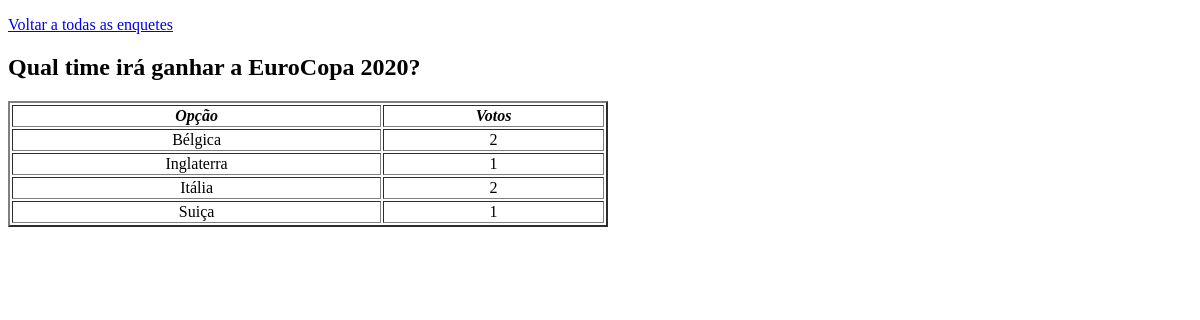
/polls/result/1/, run on an earlier commit of the app's database.
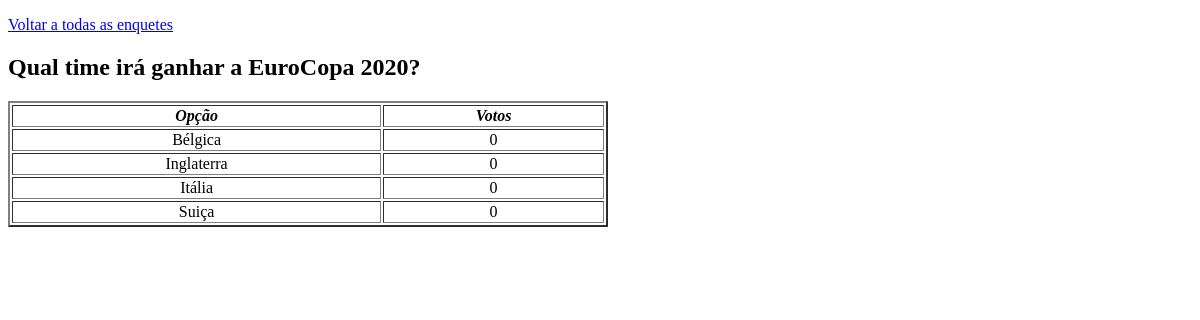
And on a later commit of the database.
### polls/models.py (models this page shows, shortened)
class Choice(models.Model):
    question = models.ForeignKey(Question,on_delete=models.CASCADE)
    choice_text = models.CharField(max_length=200)
    votes = models.IntegerField(default=0)
    class Meta:
        ordering = ['choice_text']
        verbose_name = 'Opção'
        verbose_name_plural = 'Opções'

### polls/views.py (the view)
# urls.py: path('result/<int:question_id>/',views.result,name='result'),
def result(request, question_id):
    question = get_object_or_404(Question,pk=question_id)
    return render(request,'polls/result.html',{'question': question})

### polls/templates/polls/result.html (shortened to what this page needs)
<!DOCTYPE html>
<html>
    <head>
    </head>
    <body>
        <p> <a href="{% url 'polls:index' %}"> Voltar a todas as enquetes </a></p>
        <h2> {{ question.question_text }}</h2>
            <table border="2">
                <tr>
                    <th> Opção </th>
                    <th> Votos </th>
                </tr>
                {% for choice in question.choice_set.all %}
                <tr>
                    <td> {{choice.choice_text}} </td>
                    <td> {{choice.votes}} </td>
                </tr>
                {% endfor %}
            </table>
    </body>
</html>

What changed in the data, as far as the page shows it:
changed Choice "Bélgica": votes "2" → "0"
changed Choice "Inglaterra": votes "1" → "0"
changed Choice "Itália": votes "2" → "0"
changed Choice "Suiça": votes "1" → "0"
